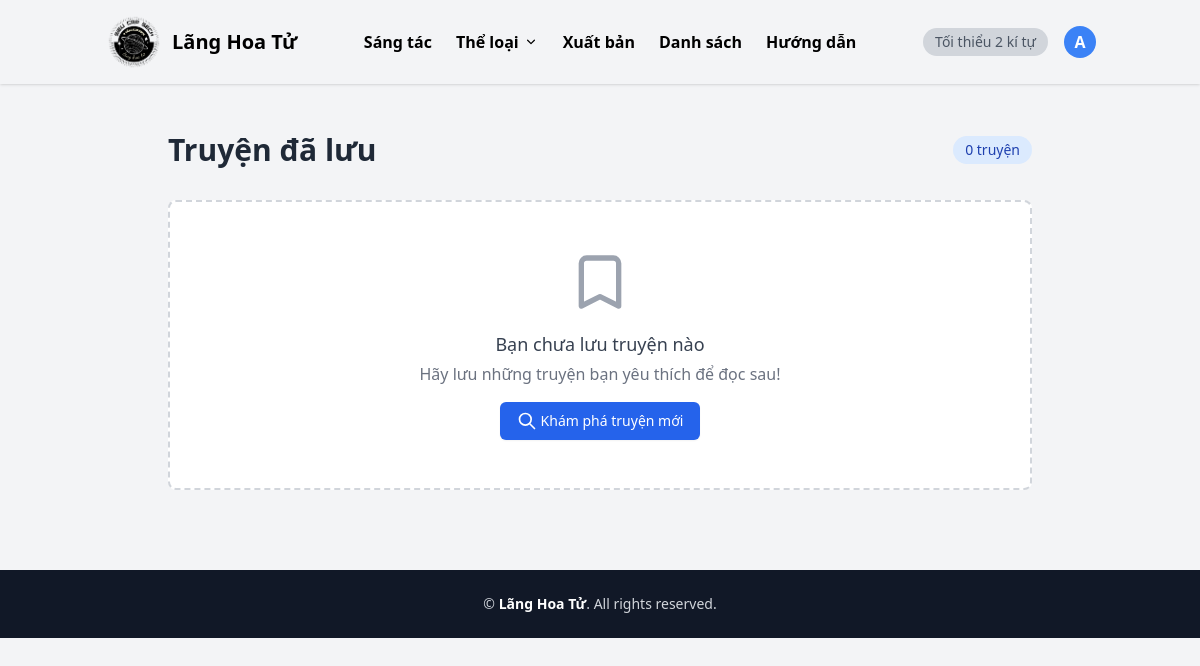
Before: /users/saved/ (signed in) with the older database file.
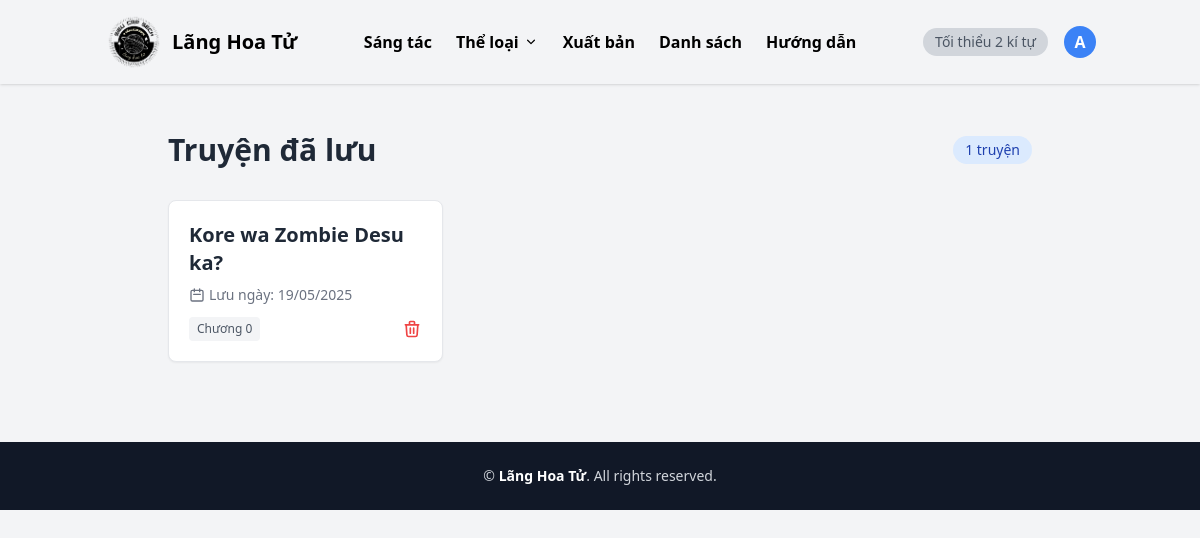
After: the same page with the newer database file.
### novels/models.py (models this page shows, shortened)
class SavedNovel(models.Model):
    user = models.ForeignKey(settings.AUTH_USER_MODEL, on_delete=models.CASCADE, related_name='saved_novels')
    novel = models.ForeignKey('Novel', on_delete=models.CASCADE, related_name='saved_by_users')
    saved_at = models.DateTimeField(auto_now_add=True)
    class Meta:
        unique_together = ('user', 'novel')

class Novel(models.Model):
    STATUS_CHOICES = [
        ('ongoing', 'Ongoing'),
        ('completed', 'Completed'),
    ]
    title = models.CharField(max_length=255)
    description = models.TextField(blank=True)
    author = models.CharField(max_length=255, blank=True)
    cover_image = models.ImageField(upload_to='covers/', blank=True, null=True)
    status = models.CharField(max_length=10, choices=STATUS_CHOICES, default='ongoing')
    genres = models.ManyToManyField(Genre, related_name='novels')
    created_at = models.DateTimeField(auto_now_add=True)
    updated_at = models.DateTimeField(auto_now=True)

### users/views.py (the view)
# urls.py: path('saved/', views.saved_novels, name='saved_novels'),
@login_required
def saved_novels(request):
    saved = request.user.saved_novels.select_related('novel')
    return render(request, 'users/saved.html', {'saved_novels': saved})

### templates/users/saved.html
{% extends 'index.html' %}
{% block content %}
<div class="max-w-4xl mx-auto px-4 py-8">
  <div class="flex items-center justify-between mb-8">
    <h2 class="text-3xl font-bold text-gray-800">Truyện đã lưu</h2>
    <span class="bg-blue-100 text-blue-800 text-sm font-medium px-3 py-1 rounded-full">
      {{ saved_novels.count }} truyện
    </span>
  </div>
  {% if saved_novels %}
  <div class="grid gap-5 md:grid-cols-2 lg:grid-cols-3">
    {% for saved in saved_novels %}
    <div class="bg-white rounded-lg border border-gray-200 shadow-sm overflow-hidden hover:shadow-md transition-shadow duration-300">
      <a href="{% url 'novels:novel_detail' saved.novel.id %}">
        <div class="p-5">
          <h3 class="text-xl font-bold text-gray-800 mb-2 hover:text-blue-600 transition-colors line-clamp-2">
            {{ saved.novel.title }}
          </h3>
          <div class="flex items-center text-sm text-gray-500 mb-3">
            <svg xmlns="http://www.w3.org/2000/svg" class="h-4 w-4 mr-1" fill="none" viewBox="0 0 24 24" stroke="currentColor">
              <path stroke-linecap="round" stroke-linejoin="round" stroke-width="2" d="M8 7V3m8 4V3m-9 8h10M5 21h14a2 2 0 002-2V7a2 2 0 00-2-2H5a2 2 0 00-2 2v12a2 2 0 002 2z" />
            </svg>
            Lưu ngày: {{ saved.saved_at|date:"d/m/Y" }}
          </div>
          <div class="flex justify-between items-center">
            <span class="text-xs px-2 py-1 bg-gray-100 text-gray-600 rounded">
              Chương {{ saved.novel.latest_chapter.number|default:"0" }}
            </span>
            <button class="text-red-500 hover:text-red-700 transition-colors">
              <svg xmlns="http://www.w3.org/2000/svg" class="h-5 w-5" fill="none" viewBox="0 0 24 24" stroke="currentColor">
                <path stroke-linecap="round" stroke-linejoin="round" stroke-width="2" d="M19 7l-.867 12.142A2 2 0 0116.138 21H7.862a2 2 0 01-1.995-1.858L5 7m5 4v6m4-6v6m1-10V4a1 1 0 00-1-1h-4a1 1 0 00-1 1v3M4 7h16" />
              </svg>
            </button>
          </div>
        </div>
      </a>
    </div>
    {% endfor %}
  </div>
  {% else %}
  <div class="text-center py-12 bg-white rounded-lg border-2 border-dashed border-gray-300">
    <svg xmlns="http://www.w3.org/2000/svg" class="h-16 w-16 mx-auto text-gray-400" fill="none" viewBox="0 0 24 24" stroke="currentColor">
      <path stroke-linecap="round" stroke-linejoin="round" stroke-width="2" d="M5 5a2 2 0 012-2h10a2 2 0 012 2v16l-7-3.5L5 21V5z" />
    </svg>
    <h3 class="mt-4 text-lg font-medium text-gray-700">Bạn chưa lưu truyện nào</h3>
    <p class="mt-1 text-gray-500">Hãy lưu những truyện bạn yêu thích để đọc sau!</p>
    <a href="{% url 'novels:novel_list' %}" class="mt-4 inline-flex items-center px-4 py-2 border border-transparent text-sm font-medium rounded-md shadow-sm text-white bg-blue-600 hover:bg-blue-700">
      <svg xmlns="http://www.w3.org/2000/svg" class="h-5 w-5 mr-1" fill="none" viewBox="0 0 24 24" stroke="currentColor">
        <path stroke-linecap="round" stroke-linejoin="round" stroke-width="2" d="M21 21l-6-6m2-5a7 7 0 11-14 0 7 7 0 0114 0z" />
      </svg>
      Khám phá truyện mới
    </a>
  </div>
  {% endif %}
</div>
{% endblock %}

Changed rows visible on the page:
added SavedNovel: novel "Kore wa Zombie Desu ka?", saved_at "19/05/2025", novel.latest_chapter.number "0"
Other visible differences:
{{ saved_novels.count }}: "0" → "1"
text no longer shown: "Bạn chưa lưu truyện nào Hãy lưu những truyện bạn yêu thích để đọc sau! Khám phá truyện mới"
